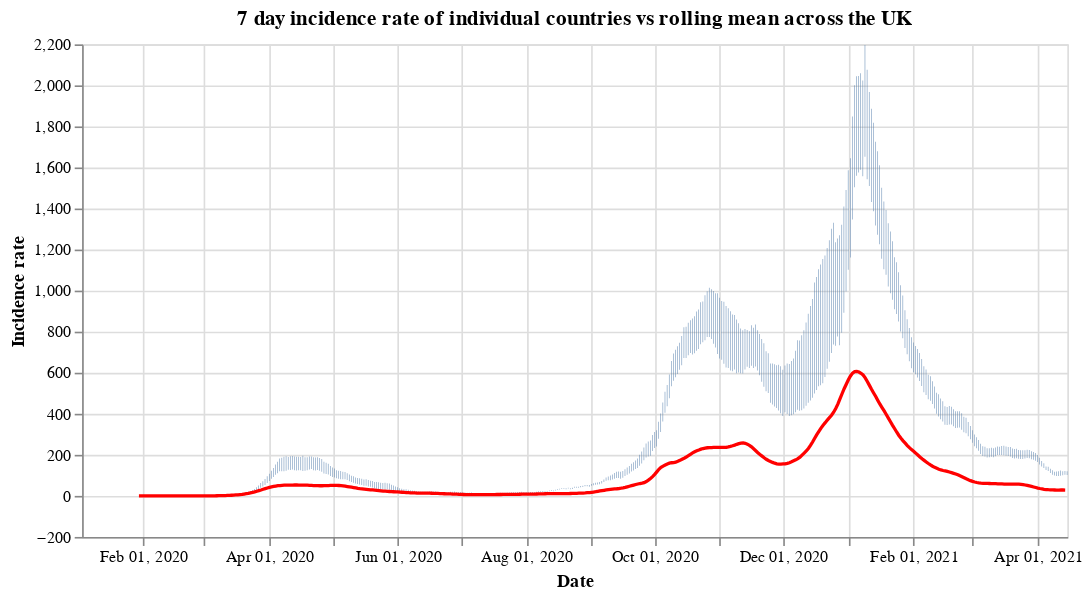

The notebook cell this image was saved under:
### Code cell
#collapse
countries = uk_cases['areaName'].unique()
countries.sort()

selection = alt.selection_single(
    name='Select',
    fields=['areaName'],
    init={'areaName': 'Wales'},
    bind={'areaName': alt.binding_select(options=countries)}
)

# scatter plot, modify opacity based on selection
bars = alt.Chart(uk_cases).mark_bar().add_selection(
    selection
).encode(
    x=alt.X("yearmonthdate(date):T", axis=alt.Axis(title='Date')),
    y=alt.Y("weeklyCasesRate:Q", axis=alt.Axis(title='Incidence rate')),
    tooltip='weeklyCasesRate:Q',
    opacity=alt.condition(selection, alt.value(1), alt.value(0))
).properties(title=f'7 day incidence rate of individual countries vs rolling mean across the UK', width=600)

line = alt.Chart(overview_cases).mark_line(
    color='red',
    size=2,
).transform_window(
    rolling_mean='mean(weeklyCasesRate)',
    frame=[0, 7]
).encode(
    x='yearmonthdate(date):T',
    y='rolling_mean:Q'
)

alt.layer(bars, line)

### Figure 1 — Vega-Lite specification as saved in the notebook (floating-point values rounded to 4 significant figures; data arrays with more than 128 entries replaced by an {"elided": "..."} marker saying what was removed)
{"config": {"view": {"continuousWidth": 400, "continuousHeight": 300}}, "layer": [{"data": {"name": "data-a3004fa1b8cb019bb06740faf042aac2"}, "mark": "bar", "encoding": {"opacity": {"condition": {"value": 1, "selection": "Select"}, "value": 0}, "tooltip": {"type": "quantitative", "field": "weeklyCasesRate"}, "x": {"type": "temporal", "axis": {"title": "Date"}, "field": "date", "timeUnit": "yearmonthdate"}, "y": {"type": "quantitative", "axis": {"title": "Incidence rate"}, "field": "weeklyCasesRate"}}, "selection": {"Select": {"type": "single", "fields": ["areaName"], "init": {"areaName": "Wales"}, "bind": {"areaName": {"input": "select", "options": ["England", "Northern Ireland", "Scotland", "Wales"]}}}}, "title": "7 day incidence rate of individual countries vs rolling mean across the UK", "width": 600}, {"data": {"name": "data-5b33a1c861b0a32fcdf9f6c8670c71de"}, "mark": {"type": "line", "color": "red", "size": 2}, "encoding": {"x": {"type": "temporal", "field": "date", "timeUnit": "yearmonthdate"}, "y": {"type": "quantitative", "field": "rolling_mean"}}, "transform": [{"window": [{"op": "mean", "field": "weeklyCasesRate", "as": "rolling_mean"}], "frame": [0, 7]}]}], "$schema": "https://vega.github.io/schema/vega-lite/v4.8.1.json", "datasets": {"data-a3004fa1b8cb019bb06740faf042aac2": {"elided": "1872 records"}, "data-5b33a1c861b0a32fcdf9f6c8670c71de": {"elided": "441 records"}}}
